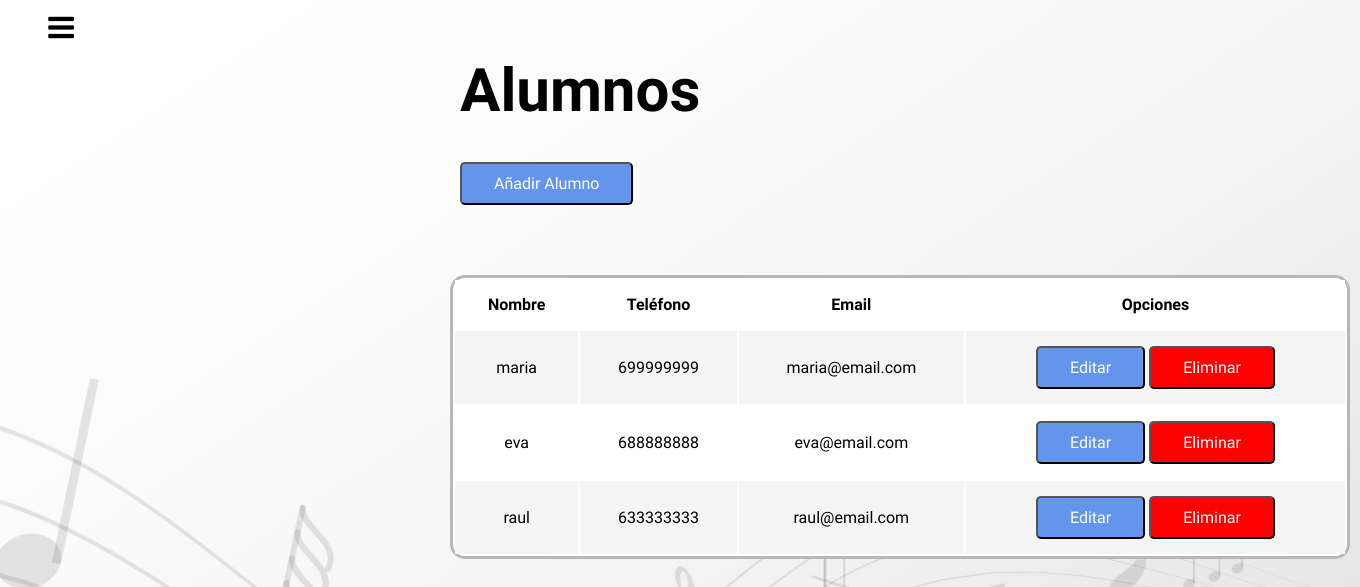
Screenshot of /alumnos/ with the database file from the repository.
### webapp/models.py (models this page shows, shortened)
class Alumnos(models.Model):
    nombre_alumnos = models.CharField(max_length=255)
    telefono_alumnos = models.CharField(max_length=12, blank=True, null=True)
    email_alumnos = models.EmailField(blank=True, null=True)

### webapp/views.py (the view)
# urls.py: path('alumnos/', alumnos, name="alumno"),
def alumnos(request):
    nombre_alumnos = Alumnos.objects.all()
    return render(request, 'alumnos.html', {'alumnos': nombre_alumnos})

### webapp/templates/alumnos.html (shortened to what this page needs)
<!DOCTYPE html>
<html lang="en">
    {% load static %}
    {% load static %}
<body class="body-menu">
{% include "menu.html" %}
    <div class="lecciones">
        <h1>Alumnos</h1>
        <br>
        <button type="button" class="button">
                <a href="nuevoalumno/">Añadir Alumno</a>
    </div>
    <div class="tabla">
        <table>
            <thead>
                <tr>
                    <th>Nombre</th>
                    <th>Teléfono</th>
                    <th>Email</th>
                    <th>Opciones</th>
                </tr>
            </thead>
            <tbody>
            {% for x in alumnos %}
                <tr>
                    <td>{{x.nombre_alumnos}}</td>
                    <td>{{x.telefono_alumnos}}</td>
                    <td>{{x.email_alumnos}}</td>
                    <td><button type="button" class="button">
                <a href="editar/{{x.id}}">Editar</a>
            </button>
                        <button type="button" class="buttonred">
                <a href="eliminaralumno/{{x.id}}">Eliminar</a>
            </button>
                    </td>
                </tr>
            {% endfor %}
            </tbody>
        </table>
    </div>
</body>
</html>

### webapp/templates/menu.html (shortened to what this page needs)
<!DOCTYPE html>
<html lang="en">
<head>
    {% load static %}
    <link type="text/css" href="{% static 'css/style.css' %}" rel="stylesheet">
    {% load static %}
    <link rel="stylesheet" href="{% static 'css/fontello.css' %}">
</head>
<body class="body-menu">
    <div class="container-home">
        <div class="btn-menu">
            <label for="btn-menu" class="icon-menu"></label>
        </div>
    </div>
</body>
</html>

### webapp/static/css/style.css (style rules this page uses)
* { margin: 0; padding: 0; font-family: 'Jockey One', sans-serif; }
body { background: url('../img/background.png'); background-size: cover; color: #000; font-family: 'Roboto', sans-serif; }
a { text-decoration: none; }
a { color: white; }
.button { background-color: cornflowerblue; color: #fff; border-radius: 5px; padding: 10px 32px; text-align: center; text-decoration: none; display: inline-block; font-size: 16px; }
.buttonred { background-color: red; color: #fff; border-radius: 5px; padding: 10px 32px; text-align: center; text-decoration: none; display: inline-block; font-size: 16px; }
.body-menu { background: url('../img/backgroundhome.png'); background-size: cover; }
.container-home { width: 40%; margin-left: 40px; margin-top: 10px; }
.container-home .btn-menu label { color: #000; font-size: 30px; cursor: pointer; }
.lecciones { margin-top: 10px; margin-left: 460px; font-size: 30px; }
.tabla { margin: 70px 450px; width: 900px; }
table { background-color: #fff; text-align: center; border: solid #B8B8B8 3px; border-radius: 15px; width: 100%; }
th, td { padding: 15px; }
thead { background-color: #fff; }
tr:nth-child(odd) td { background-color: #F5F5F5; }

### rows the page displays
Alumnos: nombre_alumnos "maria", telefono_alumnos "699999999", email_alumnos "maria@email.com"
Alumnos: nombre_alumnos "eva", telefono_alumnos "688888888", email_alumnos "eva@email.com"
Alumnos: nombre_alumnos "raul", telefono_alumnos "633333333", email_alumnos "raul@email.com"
